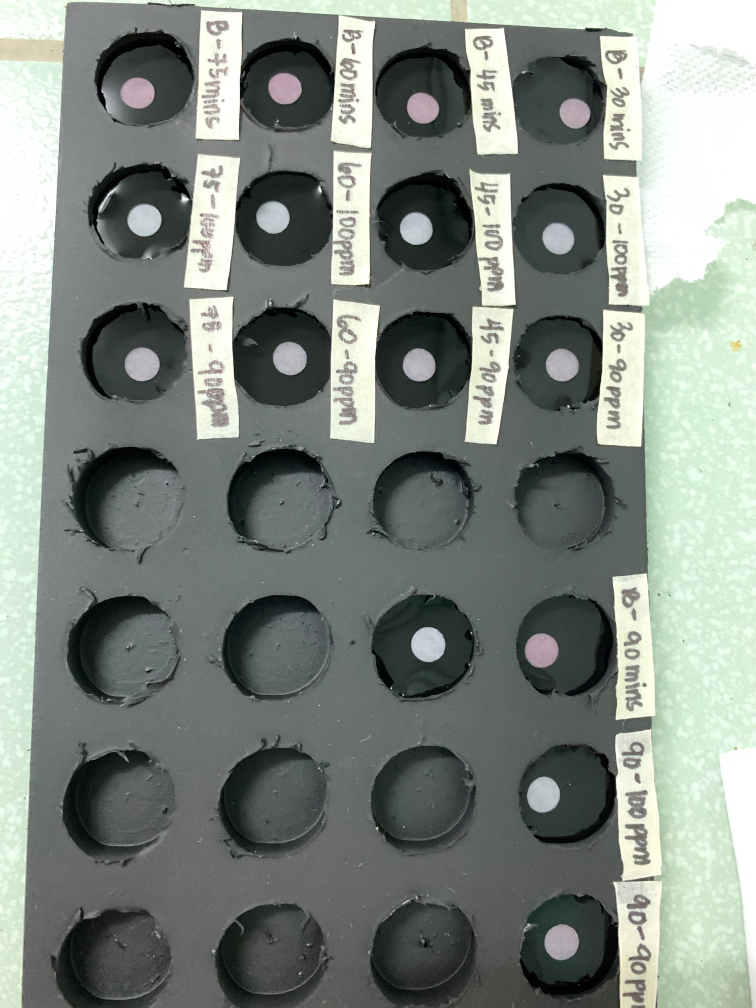
#> input picture pyimagesearch1/2mins.jpg, 3024 x 4032 px, given in place of 1,0ppm,28,,30,seconds.png, which was not available (shown at 1/4 size)
$ python circledetector.py 2mins.jpg
#> lines starting #> are read from the running program, lines starting #| are printed output that depends on the picture; pictures that were not available may be replaced by others from this repository, and a replacement may not be noted
import cv2
import numpy as np
import matplotlib.pyplot as plt
import sys
import math

path = '1,0ppm,28,,30,seconds.png'
# path = 'papersensor.jpg'
# path = 'Inked90ppmafter2min__LI.jpg'
img = cv2.imread(path)
#> img is the input picture: shape (4032, 3024, 3); mean B, G, R 129, 135.4, 128.1
scale_percent = 100 # percent of original size
width = int(img.shape[1] * scale_percent / 100)
#> width = 3024
height = int(img.shape[0] * scale_percent / 100)
#> height = 4032
dim = (width, height)
#> dim = (3024, 4032)
img = cv2.resize(img, dim, interpolation = cv2.INTER_AREA)
# load the image
# img = cv2.imread(sys.argv[1])
# convert BGR to RGB to be suitable for showing using matplotlib library
img = cv2.cvtColor(img, cv2.COLOR_BGR2RGB)
# make a copy of the original image
cimg = img.copy()
# convert image to grayscale
img = cv2.cvtColor(img, cv2.COLOR_BGR2GRAY)
#> img: shape (4032, 3024)
# apply a blur using the median filter
img = cv2.medianBlur(img, 5)
# finds the circles in the grayscale image using the Hough transform
circles = cv2.HoughCircles(image=img, method=cv2.HOUGH_GRADIENT, dp=1,
                            minDist=300, param1=40, param2=23,minRadius=50, maxRadius=60)
#> circles = [[2301.5, 454.5, 59.4], [1699.5, 436.5, 56.1], [566.5, 880.5, 58.3]]


for co, i in enumerate(circles[0, :], start=1):
    # draw the outer circle
    print(co)
    print(i[0])
    print(i[1])
    print(i[2])
#     cv2.putText(cimg,str(co),(int(i[0]),int(i[1])),cv2.FONT_HERSHEY_SIMPLEX, 0.5,(255,255,255),2)
    cv2.circle(cimg,(int(i[0]),int(i[1])),int(i[2]),(0,255,0),2)
    # draw the center of the circle
    # cv2.circle(cimg,(int(i[0]),int(i[1])),2,(0,0,255),3)

    radius = int(math.ceil(i[2]))
    origin_x = int(math.ceil(i[0]) - radius)
    origin_y = int(math.ceil(i[1]) - radius)
    print(origin_x)
    print(origin_y)

    cv2.rectangle(cimg,(origin_x-10,origin_y-10),(origin_x+2*radius+10,origin_y+2*radius+10),(200,0,0),2)

    roi=cimg[origin_y:origin_y+2*radius,origin_x:origin_x+2*radius]
    roi2=cimg[origin_y+20:origin_y+2*radius-20,origin_x+20:origin_x+2*radius-20]
    cv2.imwrite("ROI/"+str(co) + '.jpg', roi)
    cv2.imwrite("ROI/"+'square'+str(co) + '.jpg', roi2)
#> this loop made 3 passes
#> (i, radius, origin_x, origin_y) on passes 1 to 3: ([2301.5, 454.5, 59.4], 60, 2242, 395), ([1699.5, 436.5, 56.1], 57, 1643, 380), ([566.5, 880.5, 58.3], 59, 508, 822)
#> (printed output is left out)
#> pass 1, `roi=cimg[origin_y:origin_y+2*radius,origin_x:origin_x+2*radius]`:
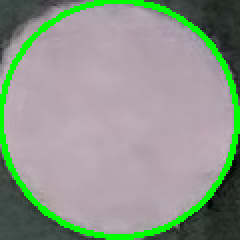
#> roi: shape (120, 120, 3) (shown 2 times larger); mean R, G, B 142.7, 152.3, 139
#> pass 1, `roi2=cimg[origin_y+20:origin_y+2*radius-20,origin_x+20:origin_x+2*radi..`:
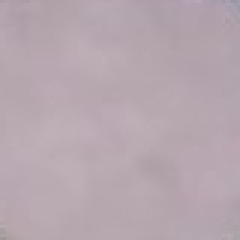
#> roi2: shape (80, 80, 3) (shown 3 times larger); mean R, G, B 182.2, 167, 175.2
#> pass 2, `roi=cimg[origin_y:origin_y+2*radius,origin_x:origin_x+2*radius]`:
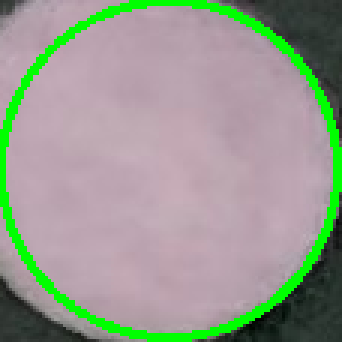
#> roi: shape (114, 114, 3) (shown 3 times larger); mean R, G, B 151.7, 155.4, 143.6

    # roi=cimg[y:y+h,x:x+w]
# print the number of circles detected
print("Number of circles detected:", co)
#| Number of circles detected: 3
# save the image, convert to BGR to save with proper colors
# cv2.imwrite("coins_circles_detected.png", cimg)
# show the image
plt.imshow(cimg)
plt.show()
